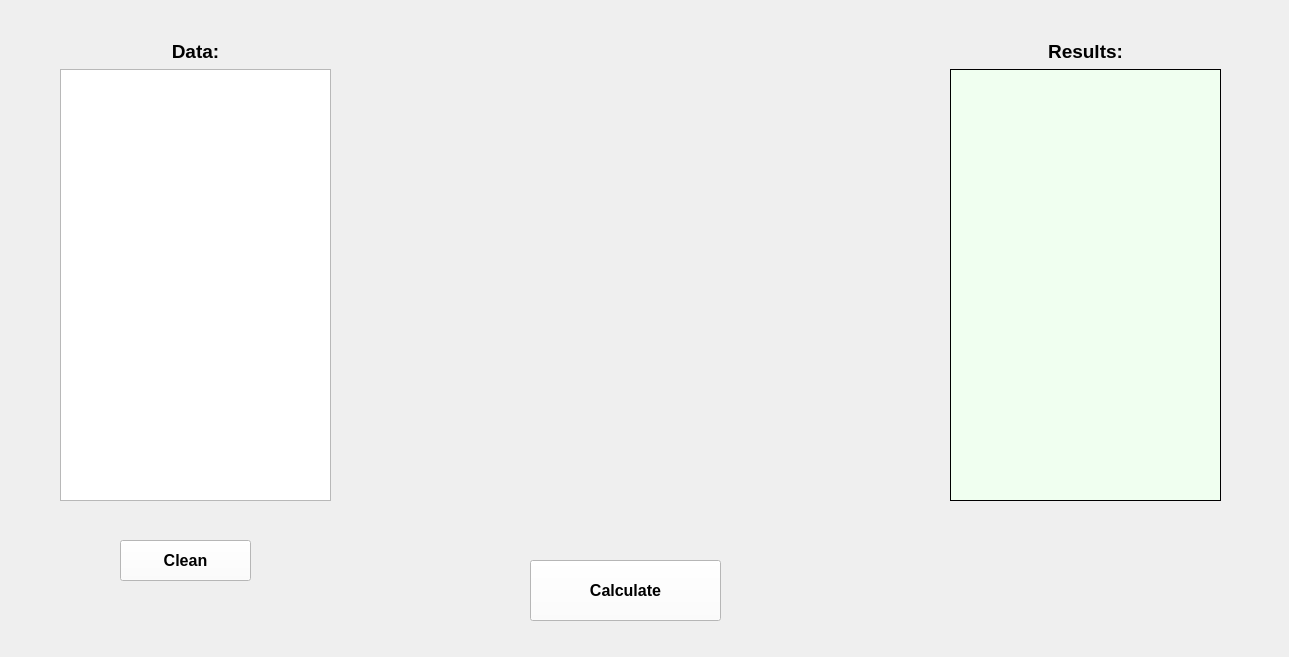
<?xml version="1.0" encoding="UTF-8"?>
<ui version="4.0">
 <class>CalculateInaccuracyWindow</class>
 <widget class="QWidget" name="CalculateInaccuracyWindow">
  <property name="geometry">
   <rect>
    <x>0</x>
    <y>0</y>
    <width>1289</width>
    <height>657</height>
   </rect>
  </property>
  <property name="windowTitle">
   <string>Form</string>
  </property>
  <widget class="QPushButton" name="calcButton">
   <property name="geometry">
    <rect>
     <x>530</x>
     <y>560</y>
     <width>191</width>
     <height>61</height>
    </rect>
   </property>
   <property name="font">
    <font>
     <pointsize>12</pointsize>
     <bold>true</bold>
    </font>
   </property>
   <property name="styleSheet">
    <string notr="true">background-color: white;
color: black;</string>
   </property>
   <property name="text">
    <string>Calculate</string>
   </property>
  </widget>
  <widget class="QWidget" name="verticalLayoutWidget">
   <property name="geometry">
    <rect>
     <x>60</x>
     <y>40</y>
     <width>271</width>
     <height>461</height>
    </rect>
   </property>
   <layout class="QVBoxLayout" name="verticalLayout">
    <item>
     <widget class="QLabel" name="label">
      <property name="font">
       <font>
        <pointsize>14</pointsize>
        <bold>true</bold>
       </font>
      </property>
      <property name="text">
       <string>Data:</string>
      </property>
      <property name="alignment">
       <set>Qt::AlignmentFlag::AlignCenter</set>
      </property>
     </widget>
    </item>
    <item>
     <widget class="QTableWidget" name="tableWidget">
      <property name="font">
       <font>
        <pointsize>-1</pointsize>
        <fontweight>DemiBold</fontweight>
       </font>
      </property>
      <property name="autoFillBackground">
       <bool>false</bool>
      </property>
      <property name="styleSheet">
       <string notr="true">background: honeydew;
color: black;
font-size: 14px; 
 border: 1px solid black;
QHeaderView::section {
    font-weight: bold; 
    font-size: 14px; 
    color: black; 
}


</string>
      </property>
      <property name="gridStyle">
       <enum>Qt::PenStyle::SolidLine</enum>
      </property>
     </widget>
    </item>
   </layout>
  </widget>
  <widget class="QWidget" name="verticalLayoutWidget_2">
   <property name="geometry">
    <rect>
     <x>950</x>
     <y>40</y>
     <width>271</width>
     <height>461</height>
    </rect>
   </property>
   <layout class="QVBoxLayout" name="verticalLayout_2">
    <item>
     <widget class="QLabel" name="label_2">
      <property name="font">
       <font>
        <pointsize>14</pointsize>
        <bold>true</bold>
       </font>
      </property>
      <property name="text">
       <string>Results:</string>
      </property>
      <property name="alignment">
       <set>Qt::AlignmentFlag::AlignCenter</set>
      </property>
     </widget>
    </item>
    <item>
     <widget class="QTextEdit" name="textEdit">
      <property name="styleSheet">
       <string notr="true">background: honeydew;
color: black;
font-size: 14px; 
 border: 1px solid black;</string>
      </property>
     </widget>
    </item>
   </layout>
  </widget>
  <widget class="QPushButton" name="cleanButton">
   <property name="geometry">
    <rect>
     <x>120</x>
     <y>540</y>
     <width>131</width>
     <height>41</height>
    </rect>
   </property>
   <property name="font">
    <font>
     <pointsize>12</pointsize>
     <bold>true</bold>
    </font>
   </property>
   <property name="styleSheet">
    <string notr="true">background-color: white;
color: black;</string>
   </property>
   <property name="text">
    <string>Clean</string>
   </property>
  </widget>
 </widget>
 <resources/>
 <connections/>
</ui>
